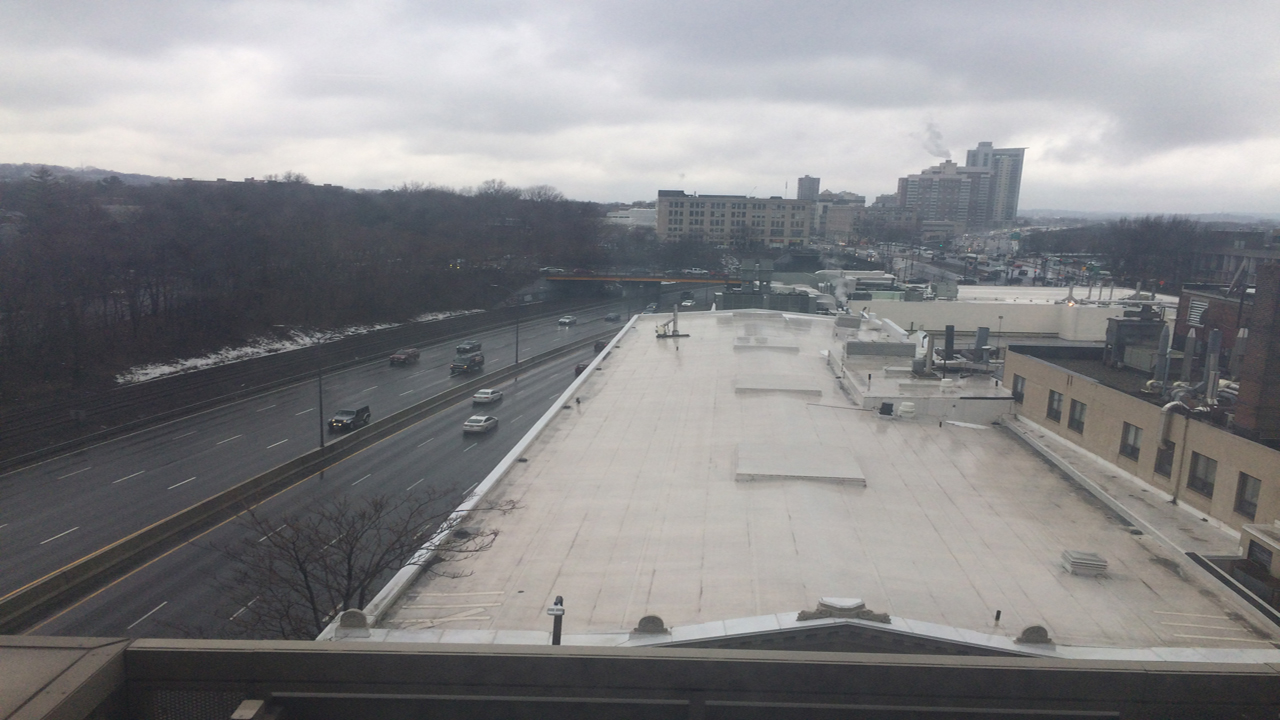
#> input picture testing/720p-10/04.jpg, 1280 x 720 px; its folder holds 4 pictures in this run
$ python encoder_test.py
#> lines starting #> are read from the running program, lines starting #| are printed output that depends on the picture
### demos/binary_storage/encoder_lib.py
import matplotlib
matplotlib.use('TkAgg')

import numpy as np
from os import listdir
import matplotlib.pyplot as plt
import matplotlib as mpl
import time
import re
from PIL import Image
import io


mpl.rcParams['toolbar'] = 'None'

#A special character for specifying end of frame
spec_char=bytes('ero','utf-8')

def encode(dir,fname):
    '''
    Comnines all of the '.jpg' images in dir into a single binary file
    and writes it to fname.
    :dir: Directory of the folder containing images
    :fname: name for the output folder
    '''
#> called with dir = './testing/720p-10', fname = 'test.mpg'
    #List for holding the binary codes of '.jpg' images
    imBins= []
    for file in sorted(listdir(dir)):
        if file.endswith('.jpg'):
            print(file)
            with open(dir + '/' + file,'rb') as f:
                imBins.append(f.read()) #Read as binary
    print("Read", len(imBins), "images")

    #Combine binary objects and write them into a single file.
    #Uses spec_char between consecutive frames
    with open(fname,'wb') as f:
        for k in range(len(imBins)):
            f.write(imBins[k])
            f.write(spec_char)


def decode(fname,delay):
    '''
    Decodes the binary information written in fname and displays the
    images consecutively with 'delay' seconds between them
    :param fname: driectory of the encoded file
    :param delay: time (seconds) to show each image
    :return: none
    '''
#> called with fname = 'test.mpg', delay = 0.3
    with open(fname,'rb') as f:
        vidBins = f.read()

    spec_locs = [(0,0)]
    for m in re.finditer(spec_char, vidBins):
        spec_locs.append((m.start(), m.end()))

    fig, ax = plt.subplots(1)
    fig.subplots_adjust(left=0, right=1, bottom=0, top=1)
    fig.canvas.set_window_title("EC504 Viewer")
    im = ax.imshow(np.zeros((256, 256, 3)), extent=(0, 1, 1, 0))
    ax.axis('tight')
    ax.axis('off')
    fig.show()

    for k in range(len(spec_locs)-1):
        imBins=vidBins[spec_locs[k][1]:spec_locs[k+1][0]]
        image = Image.open(io.BytesIO(imBins))
#> image is the input picture: PIL image 1280x720 RGB; mean R, G, B 133.7, 133.5, 135.5
        im.set_data(image)
        im.axes.figure.canvas.draw()
        time.sleep(delay)

### encoder_test.py
import encoder_lib as enc

dir =   './testing/720p-10'
fname = 'test.mpg'

#Encode the images in 'dir' into 'fname'
#It creates 'test.mpg' which is nearly the same size as the sum of the
#sizes of all frames
enc.encode(dir,fname)
#Decode the images written in 'fname' and display them
enc.decode(fname,.3)
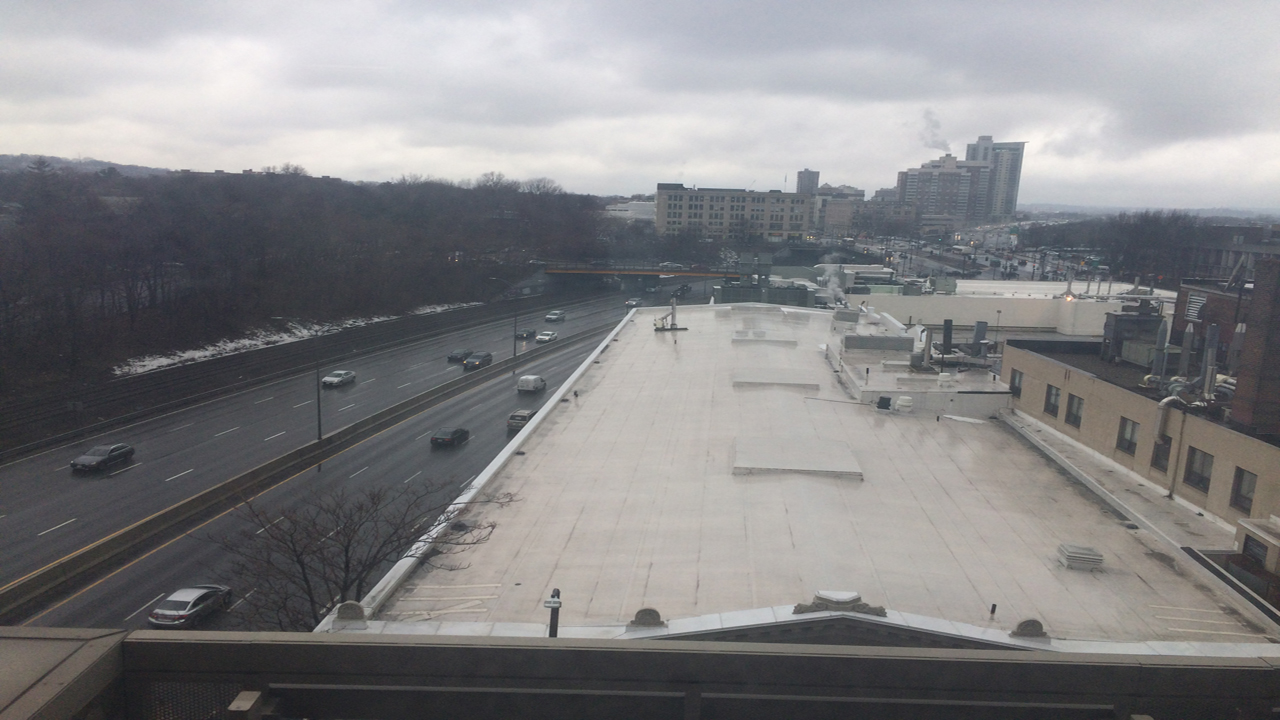
#> shown: shape (720, 1280, 3); mean R, G, B 131.3, 131, 132.9
